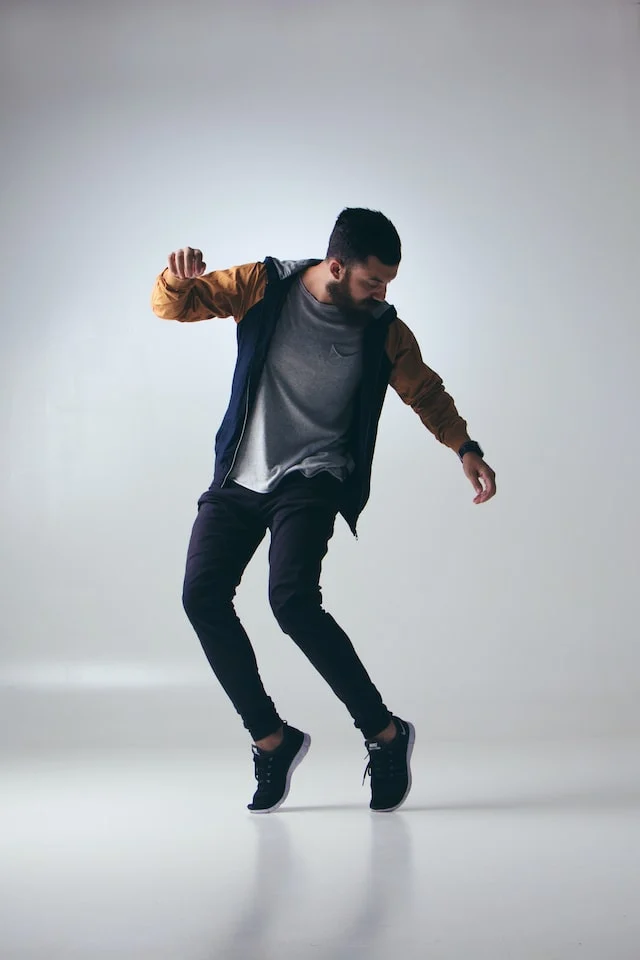
#> input picture examples/sample_person.png, 640 x 960 px, found by its file name
$ python generate_hed_softedge.py
#> lines starting #> are read from the running program, lines starting #| are printed output that depends on the picture; after the words box and inside, x2 and y2 are one past the last pixel; in counts of white or black regions, pixels touching at a corner belong together
import cv2
import numpy as np
from PIL import Image

img = cv2.imread("examples/sample_person.png")
#> img is the input picture: shape (960, 640, 3); mean B, G, R 180.1, 175.7, 171.1
gray = cv2.cvtColor(img, cv2.COLOR_BGR2GRAY)
edges = cv2.adaptiveThreshold(gray, 255, cv2.ADAPTIVE_THRESH_MEAN_C, cv2.THRESH_BINARY, 11, 2)
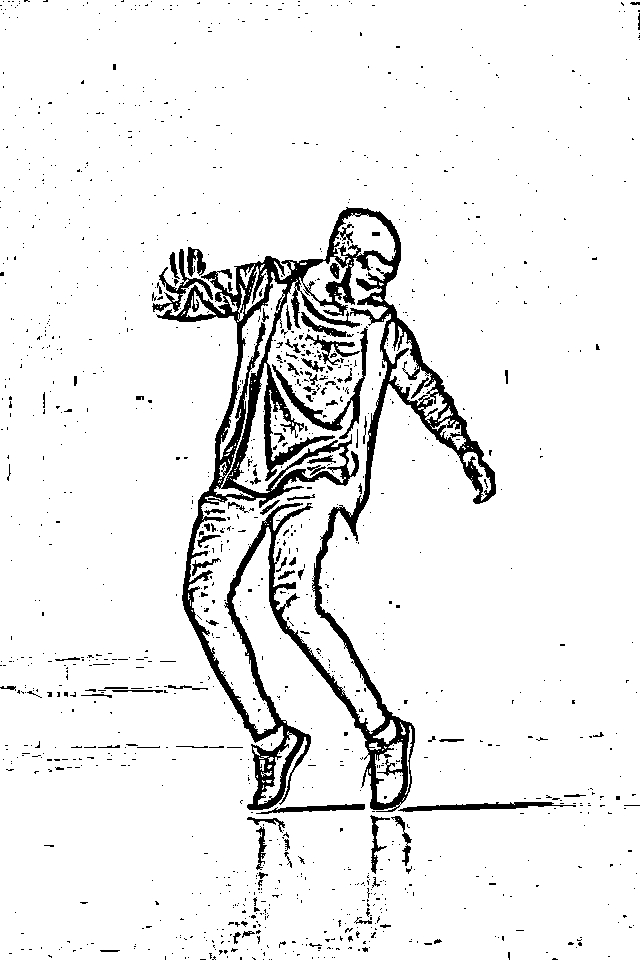
#> edges: shape (960, 640); 93% white; 1300 black regions (1202 under 20 px), largest, box (x1, y1, x2, y2) and area: (156, 207, 496, 812) 30295, (272, 326, 368, 439) 1384, (398, 802, 576, 812) 796
hed_img = Image.fromarray(edges).resize((512, 512))
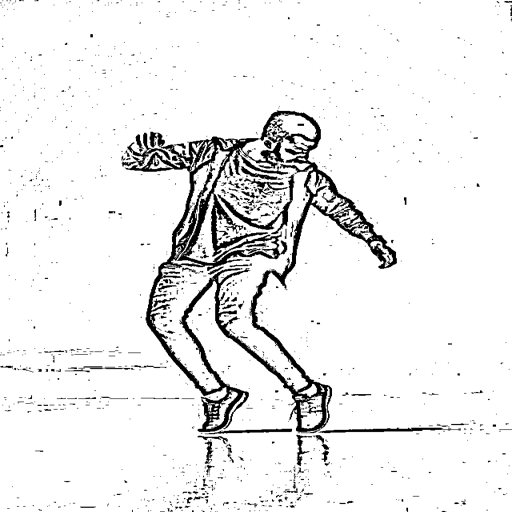
#> hed_img: PIL image 512x512 L; min 0, max 255, mean 236.9
hed_img.save("examples/hed_example.png")

$ run again, with examples/depth_map_example.png copied over examples/sample_person.png
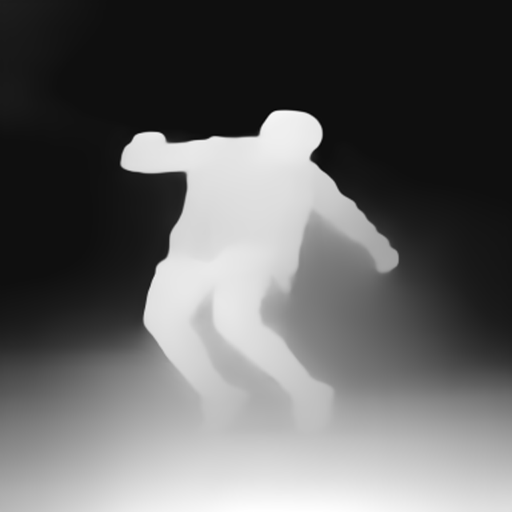
#> input picture examples/depth_map_example.png, 512 x 512 px, found by its file name
#> img is the input picture: shape (512, 512, 3); min 3, max 255, mean 99.2
#> `edges = cv2.adaptiveThreshold(gray, 255, cv2.ADAPTIVE_THRESH_MEAN_C, c..`:
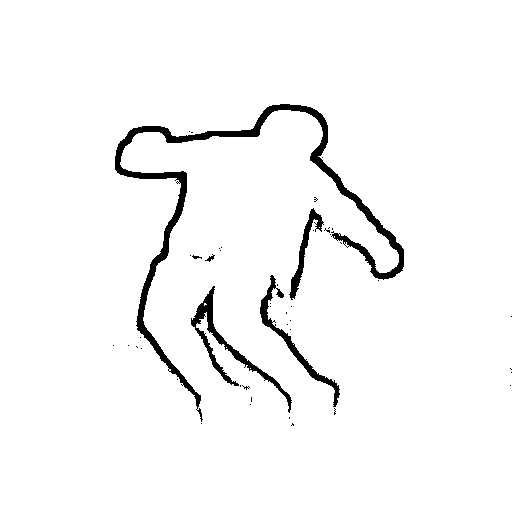
#> edges: shape (512, 512); 96.7% white; 47 black regions (41 under 20 px), largest, box (x1, y1, x2, y2) and area: (115, 104, 404, 422) 5560, (191, 286, 292, 413) 1398, (260, 275, 340, 407) 1020, (289, 208, 324, 300) 653, (205, 254, 215, 262) 30, (192, 255, 202, 259) 21

$ run again, with examples/hed_landscape.png copied over examples/sample_person.png
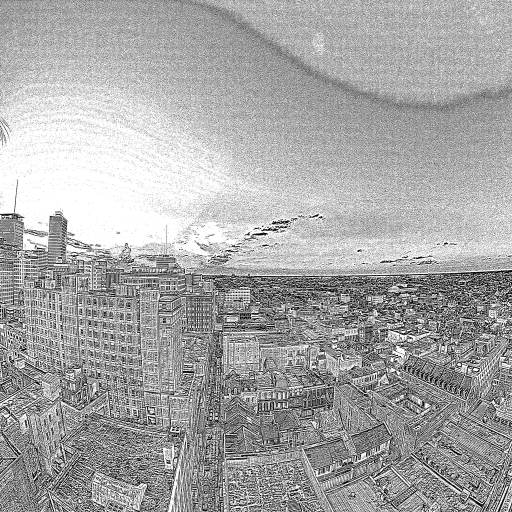
#> input picture examples/hed_landscape.png, 1024 x 1024 px, found by its file name (shown at 1/2 size)
#> img is the input picture: shape (1024, 1024, 3); min 0, max 255, mean 166.3
#> `edges = cv2.adaptiveThreshold(gray, 255, cv2.ADAPTIVE_THRESH_MEAN_C, c..`:
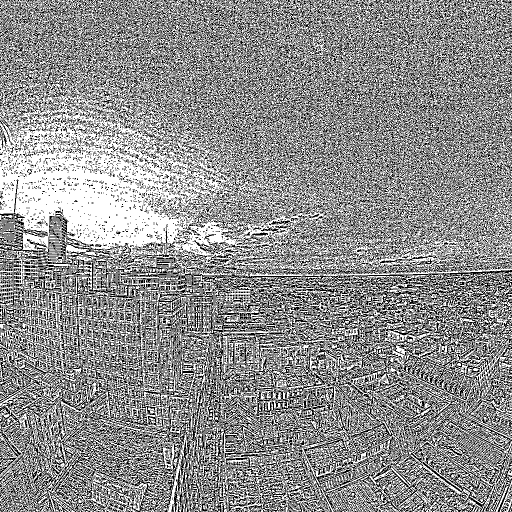
#> edges: shape (1024, 1024) (shown at 1/2 size); 55.9% white; black in thin lines or dots
#> `hed_img = Image.fromarray(edges).resize((512, 512))`:
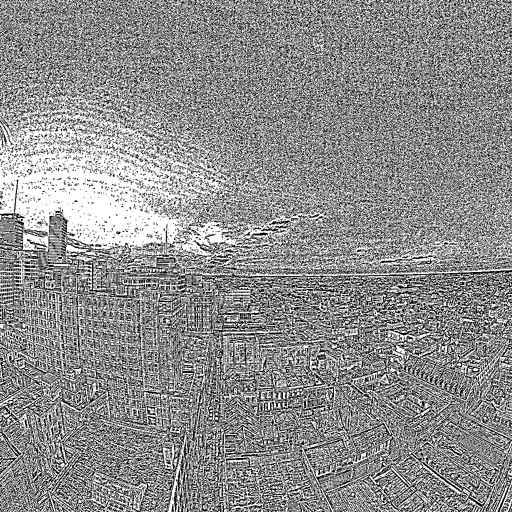
#> hed_img: PIL image 512x512 L; min 0, max 255, mean 142.1
